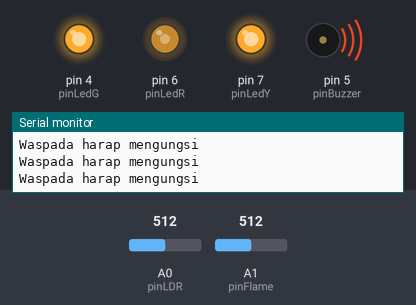
This sketch was run on a simulated Arduino Uno, built with avr-gcc and run on an emulated ATmega328P. On the bench: output pins drawn as LEDs (lit = HIGH), buzzer (waves = sounding, pin HIGH), the last lines printed to the serial monitor. The test bench sets the inputs (shaded band); at power-on: A1 (pinFlame) = 512, A0 (pinLDR) = 512.

Above: at 1.25 s.
1.3 s: A1 (pinFlame) set to 828
4.3 s: A1 (pinFlame) set to 856
At 5.7 s:
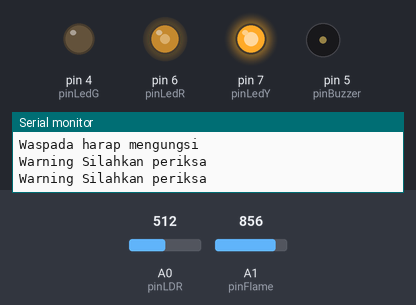
7.3 s: A0 (pinLDR) set to 716
At 8.71 s:
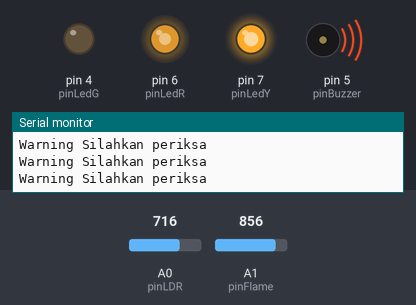
10.3 s: A1 (pinFlame) set to 995
13.3 s: A1 (pinFlame) set to 1011
At 14.6 s:
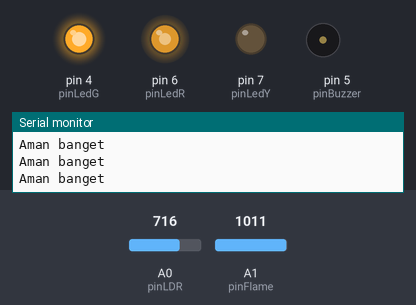
15.0 s: A0 (pinLDR) set to 900
At 15.7 s:
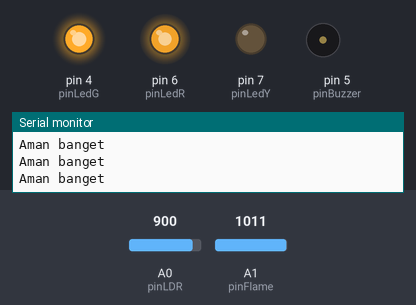
Timing chart, 0 to 17.5 s (numbered marks = the images above; inputs shaded):
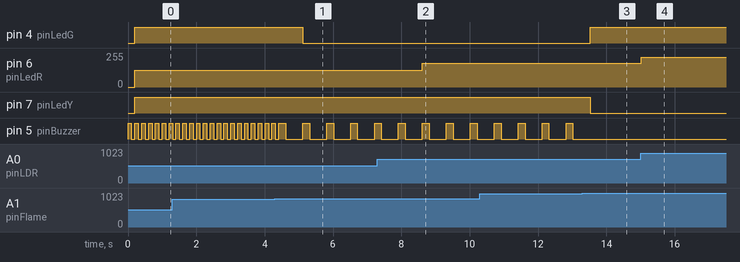

The sketch:

1_1104_poinchallenge.ino
```cpp
// INISIALISASI
int pinLDR = A0;
int pinFlame = A1;
int pinBuzzer = 5;
int pinLedR = 6;
int pinLedY = 7;
int pinLedG = 4;


void ledYG(int y, int g){
  digitalWrite(pinLedY, y);
  digitalWrite(pinLedG, g);
}

void setup() {
  Serial.begin(9600);
  pinMode(pinLedR, OUTPUT);
  pinMode(pinLedY, OUTPUT);
  pinMode(pinLedG, OUTPUT);
  pinMode(pinBuzzer, OUTPUT);

  ledYG(LOW,LOW);

}


int flag = 0;

void loop() {


  // BACA DATA
  int bacaFlame = analogRead(pinFlame);
  int flameScaled = map(bacaFlame, 800, 1023, 100, 0);

  int bacaLDR = analogRead(pinLDR); //320-920

//  // PRINT
//  Serial.print("Flame=");
//  Serial.print(bacaFlame);
//  Serial.print(",Scaled=");
//  Serial.print(flameScaled);
//  Serial.println();
//
//  Serial.print("LDR=");
//  Serial.print(bacaLDR);
//  Serial.println();

  //LOGIKA
  if(flameScaled < 10) {
    Serial.println("Aman banget");
    ledYG(LOW,HIGH);
  } else if (flameScaled >= 10 && flameScaled < 80) {
    Serial.println("Warning Silahkan periksa");
    digitalWrite(pinBuzzer, HIGH);
    delay(200);
    digitalWrite(pinBuzzer, LOW);
    delay(500);
    ledYG(HIGH,LOW);

  } else {
    Serial.println("Waspada harap mengungsi");
    digitalWrite(pinBuzzer, HIGH);
    delay(100);
    digitalWrite(pinBuzzer, LOW);
    delay(100);
    ledYG(HIGH, HIGH);
  }

  analogWrite(pinLedR, map(bacaLDR, 0, 1023, 0, 255));

}
```

Measured:
- the behaviour switches between 846 and 847 on A1 (pinFlame) (found by bisection; images 0 and 1)
- the behaviour switches between 1002 and 1003 on A1 (pinFlame) (found by bisection; images 2 and 3)
- after the input at 4.3 s, pin 4 (pinLedG): HIGH → LOW after 0.81 s
- after the input at 7.3 s, pin 6 (pinLedR): 127/255 → 178/255 after 1.3 s
- after the input at 13.3 s, pin 4 (pinLedG): LOW → HIGH after 0.22 s; pin 7 (pinLedY): HIGH → LOW after 0.22 s; pin 5 (pinBuzzer): stops changing and stays LOW
- after the input at 15.0 s, pin 6 (pinLedR): 178/255 → 224/255 at once
- by itself, pin 5 (pinBuzzer): alternates HIGH for 0.20 s and LOW for 0.50 s
